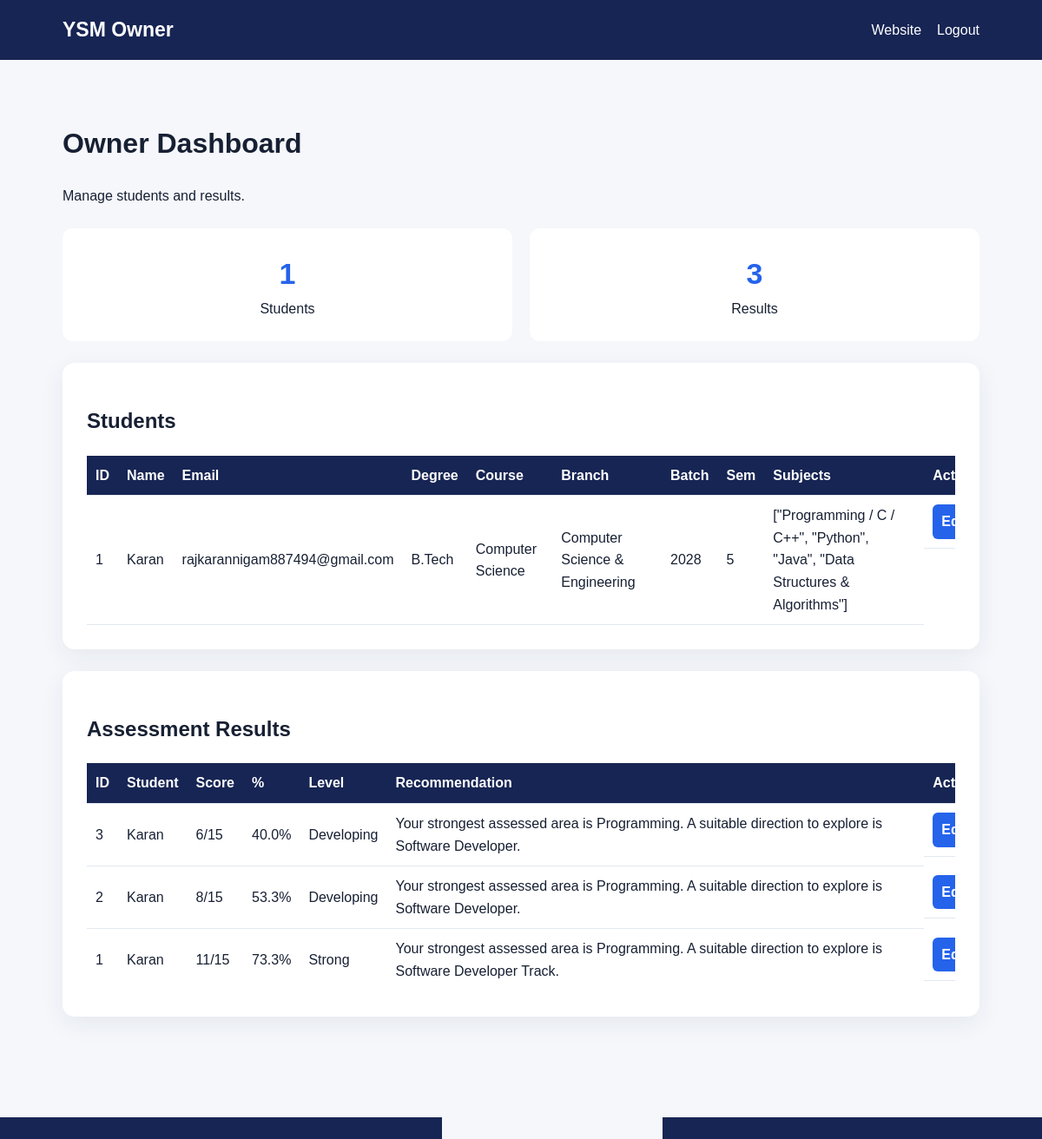
The app's page /admin/dashboard (signed in) with its own data.
### tables this page shows
CREATE TABLE users(
    id INTEGER PRIMARY KEY AUTOINCREMENT,name TEXT NOT NULL,email TEXT UNIQUE NOT NULL,password TEXT NOT NULL,
    degree TEXT NOT NULL,branch TEXT NOT NULL,course TEXT NOT NULL,subjects TEXT NOT NULL,batch TEXT NOT NULL,semester TEXT NOT NULL,
    created_at TIMESTAMP DEFAULT CURRENT_TIMESTAMP);

CREATE TABLE results(
    id INTEGER PRIMARY KEY AUTOINCREMENT,user_id INTEGER,score INTEGER,total INTEGER,percentage REAL,level TEXT,
    recommendation TEXT,roadmap TEXT,category_scores TEXT,answers TEXT,created_at TIMESTAMP DEFAULT CURRENT_TIMESTAMP);

### app.py (the view)
@app.route("/admin/dashboard")
@admin_required
def admin_dashboard():
    c = conn()
    users = c.execute(
        "SELECT * FROM users ORDER BY id DESC"
    ).fetchall()
    results = c.execute(
        """
        SELECT r.*,u.name,u.email
        FROM results r
        JOIN users u ON u.id=r.user_id
        ORDER BY r.id DESC
        """
    ).fetchall()
    c.close()
    return render_template(
        "admin_dashboard.html",
        users=users,
        results=results
    )

### app.py (called while the page is built)
def conn():
    c = sqlite3.connect(DB)
    c.row_factory = sqlite3.Row
    return c

def admin_required(f):
    @wraps(f)
    def w(*a, **k):
        if session.get("admin"):
            return f(*a, **k)
        return redirect(url_for("admin_login"))
    return w

### templates/admin_dashboard.html
<!doctype html><html><head><meta charset="UTF-8"><meta name="viewport" content="width=device-width,initial-scale=1"><title>Admin Dashboard</title><link rel="stylesheet" href="/static/style.css"></head><body><header class="navbar"><a class="brand" href="/admin/dashboard">YSM Owner</a><nav><a href="/">Website</a><a href="/admin/logout">Logout</a></nav></header><main class="section"><h1>Owner Dashboard</h1><p>Manage students and results.</p><div class="admin-stat-grid"><div class="stat"><strong>{{users|length}}</strong><span>Students</span></div><div class="stat"><strong>{{results|length}}</strong><span>Results</span></div></div><div class="table-card"><h2>Students</h2><div class="table-wrap"><table><tr><th>ID</th><th>Name</th><th>Email</th><th>Degree</th><th>Course</th><th>Branch</th><th>Batch</th><th>Sem</th><th>Subjects</th><th>Action</th></tr>{% for u in users %}<tr><td>{{u["id"]}}</td><td>{{u["name"]}}</td><td>{{u["email"]}}</td><td>{{u["degree"]}}</td><td>{{u["course"]}}</td><td>{{u["branch"]}}</td><td>{{u["batch"]}}</td><td>{{u["semester"]}}</td><td>{{u["subjects"]}}</td><td class="actions"><a class="edit-btn" href="/admin/edit-user/{{u['id']}}">Edit</a><form method="POST" action="/admin/delete-user/{{u['id']}}" onsubmit="return confirm('Delete student and all results?')"><button class="delete-btn">Delete</button></form></td></tr>{% else %}<tr><td colspan="10">No students.</td></tr>{% endfor %}</table></div></div><div class="table-card"><h2>Assessment Results</h2><div class="table-wrap"><table><tr><th>ID</th><th>Student</th><th>Score</th><th>%</th><th>Level</th><th>Recommendation</th><th>Action</th></tr>{% for r in results %}<tr><td>{{r["id"]}}</td><td>{{r["name"]}}</td><td>{{r["score"]}}/{{r["total"]}}</td><td>{{r["percentage"]}}%</td><td>{{r["level"]}}</td><td>{{r["recommendation"]}}</td><td class="actions"><a class="edit-btn" href="/admin/edit-result/{{r['id']}}">Edit</a><form method="POST" action="/admin/delete-result/{{r['id']}}" onsubmit="return confirm('Delete result?')"><button class="delete-btn">Delete</button></form></td></tr>{% else %}<tr><td colspan="7">No results.</td></tr>{% endfor %}</table></div></div></main><footer>© 2026 Yuva Skill Map</footer></body></html>

### static/style.css (style rules this page uses)
* { box-sizing:border-box }
body { margin:0;font-family:Arial,sans-serif;background:#f5f7fb;color:#172033;line-height:1.6 }
a { text-decoration:none;color:#2563eb }
.navbar { background:#172554;color:white;padding:16px 6%;display:flex;justify-content:space-between;align-items:center;gap:20px }
.brand { color:white;font-size:23px;font-weight:800 }
.navbar nav { display:flex;gap:18px;flex-wrap:wrap }
.navbar nav a { color:white }
.section { padding:50px 6%;max-width:1400px;margin:auto }
.card,.form-card,.assessment-card,.result-card,.table-card,.welcome-box { background:white;border-radius:14px;padding:28px;box-shadow:0 8px 28px #17255412 }
.admin-stat-grid { display:grid;grid-template-columns:1fr 1fr;gap:20px;margin:25px 0 }
.stat { background:white;padding:25px;text-align:center;border-radius:12px }
.stat strong { display:block;font-size:34px;color:#2563eb }
.table-card { margin-top:25px }
.table-wrap { overflow:auto }
table { width:100%;border-collapse:collapse;min-width:1100px }
th,td { padding:10px;border-bottom:1px solid #e2e8f0;text-align:left }
th { background:#172554;color:white }
footer { background:#172554;color:white;text-align:center;padding:18px;margin-top:30px }
.actions { display:flex;gap:7px;align-items:center }
.edit-btn { background:#2563eb;color:white;padding:7px 10px;border-radius:6px;font-weight:700 }

### records on screen
users: id "1", name "Karan", email "rajkarannigam887494@gmail.com", degree "B.Tech", course "Computer Science", branch "Computer Science & Engineering", batch "2028", semester "5", subjects "[\"Programming / C / C++\", \"Python\", \"Java\", \"Data Structures & Algorithms\"]"
results: id "3", name "Karan", score "6", total "15", percentage "40.0", level "Developing", recommendation "Your strongest assessed area is Programming. A suitable direction to explore is Software Developer."
results: id "2", name "Karan", score "8", total "15", percentage "53.3", level "Developing", recommendation "Your strongest assessed area is Programming. A suitable direction to explore is Software Developer."
results: id "1", name "Karan", score "11", total "15", percentage "73.3", level "Strong", recommendation "Your strongest assessed area is Programming. A suitable direction to explore is Software Developer Track."

### other values on screen
{{ users|length }} "1"
{{ results|length }} "3"
